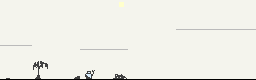

This is a level from a 2D game, rendered from its Tiled map with the project's own tilesets. A one-line summary and the map file follow, with tile-layer data summarised:
An orthogonal 16x5 tile map with 16x16 px tiles, 4 tile layers (bg, skyline, ground, scenery) and 1 object (player).

<map version="1.0" orientation="orthogonal" renderorder="right-down" width="16" height="5" tilewidth="16" tileheight="16" nextobjectid="4">
 <tileset firstgid="1" name="tileset" tilewidth="16" tileheight="16" tilecount="64" columns="8">
  <image source="../asset/tileset.png" width="128" height="128" />
 </tileset>
 <layer name="bg" width="16" height="5">
  <data>[80 cells, 80 non-empty, 1 distinct tile ids]</data>
 </layer>
 <layer name="skyline" width="16" height="5">
  <data>[80 cells, 10 non-empty, 2 distinct tile ids]</data>
 </layer>
 <layer name="ground" width="16" height="5">
  <data>[80 cells, 16 non-empty, 1 distinct tile ids]</data>
 </layer>
 <layer name="scenery" width="16" height="5">
  <data>[80 cells, 7 non-empty, 7 distinct tile ids]</data>
 </layer>
 <objectgroup name="char">
  <object id="2" name="player" gid="17" x="16" y="80" width="16" height="16" />
 </objectgroup>
</map>